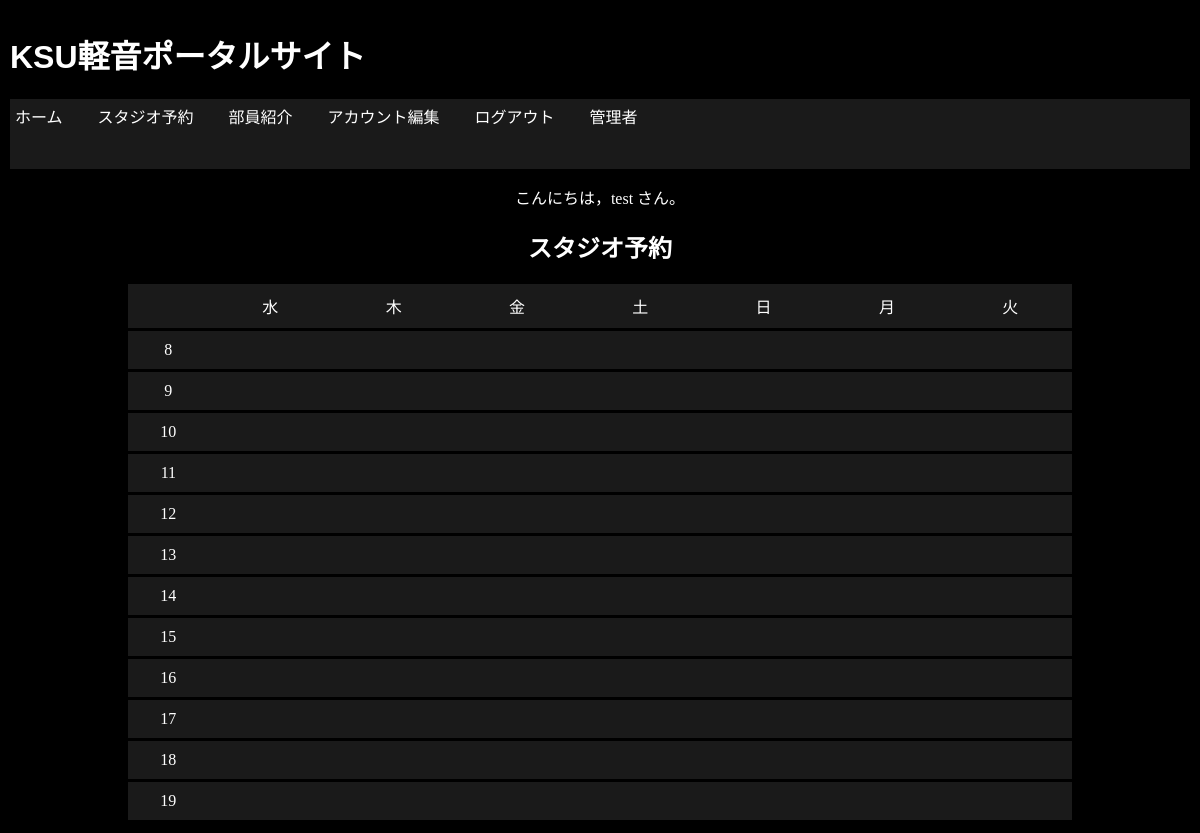
Before: /reserve/index.php (signed in) with the older database file.
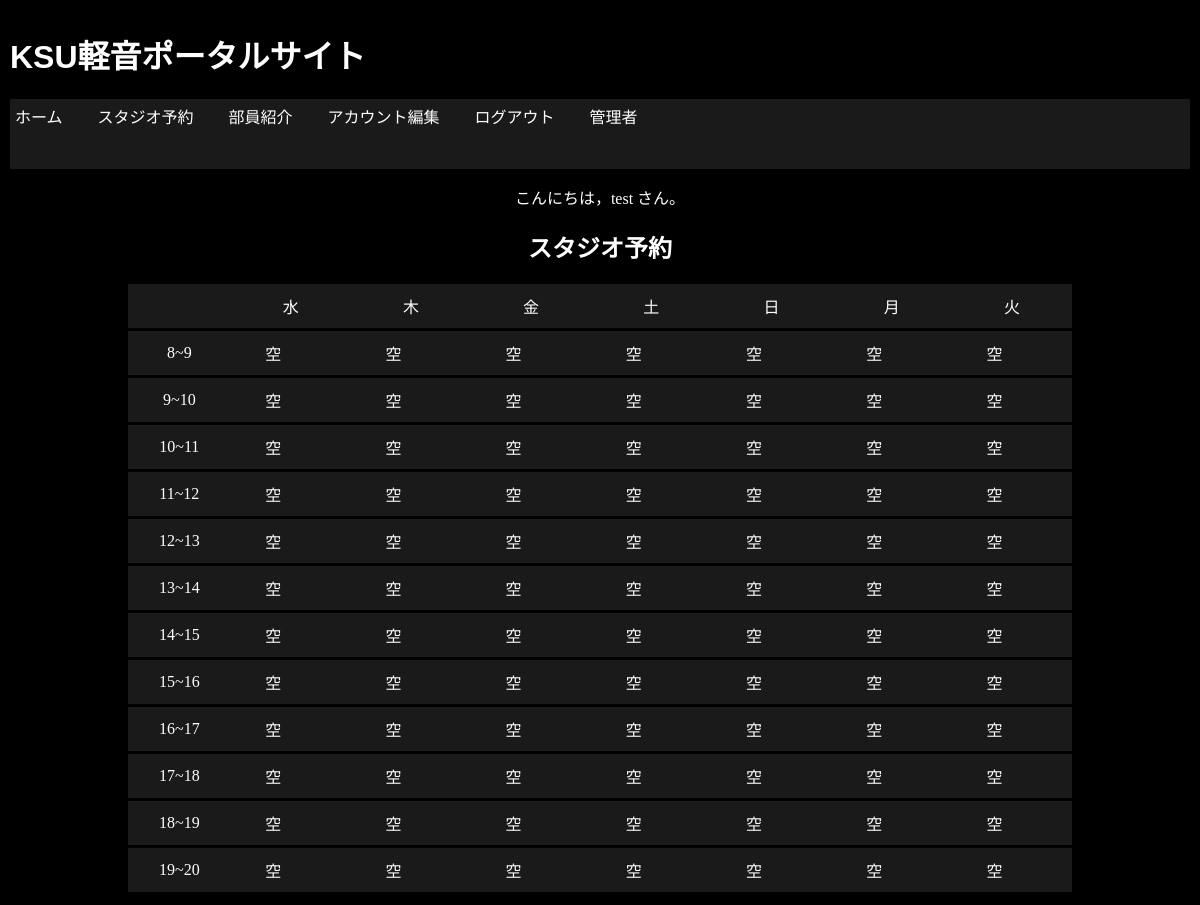
After: the same page with the newer database file.
### tables this page shows
CREATE TABLE reserves (
    time TEXT,
    wednesday TEXT DEFAULT '空',
    thursday TEXT DEFAULT '空',
    friday TEXT DEFAULT '空',
    saturday TEXT DEFAULT '空',
    sunday TEXT DEFAULT '空',
    monday TEXT DEFAULT '空',
    tuesday TEXT DEFAULT '空'
);

### frames/urlpointer.php (called while the page is built)
<?php
$urls = [
    "home" => "index-j.php",
    "reserve" => "reserve/index.php",
    "info" => "users/info.php",
    "login" => "users/login.php",
    "admin" => "admin/index.php",
    "edit" => "users/edit.php",
    "logout" => "users/logout.php"
];
?>

### frames/urlchanger.php (called while the page is built)
<?php
foreach ($urls as $key => $value){
    $urls[$key] = "../{$value}";
}
?>

### reserve/index.php (the view, shortened to what this page needs)
<?php
$db = new SQLite3('../keionportal.db');
$result = $db->query('SELECT * FROM reserves');
?>
<?php
require("../frames/urlpointer.php");
require("../frames/urlchanger.php");
require('../frames/header.php');
?>
<html>
<body>
    <h2>スタジオ予約</h2>
    <table>
        <tr>
            <td></td>
            <td>水</td>
            <td>木</td>
            <td>金</td>
            <td>土</td>
            <td>日</td>
            <td>月</td>
            <td>火</td>
        </tr>
        <?php
        while ($row = $result->fetchArray(SQLITE3_ASSOC)) {
            echo "<tr>";
            echo '<td>' . $row['time'] . "</td>";
            echo "<td>" . '<a href="./confirm.php?date=wednesday&time=' . $row['time'] . '">' . $row['wednesday'] . "</a></td>";
            echo "<td>" . '<a href="./confirm.php?date=thursday&time=' . $row['time'] . '">' . $row['thursday'] . "</a></td>";
            echo "<td>" . '<a href="./confirm.php?date=friday&time=' . $row['time'] . '">' . $row['friday'] . "</a></td>";
            echo "<td>" . '<a href="./confirm.php?date=saturday&time=' . $row['time'] . '">' . $row['saturday'] . "</a></td>";
            echo "<td>" . '<a href="./confirm.php?date=sunday&time=' . $row['time'] . '">' . $row['sunday'] . "</a></td>";
            echo "<td>" . '<a href="./confirm.php?date=monday&time=' . $row['time'] . '">' . $row['monday'] . "</a></td>";
            echo "<td>" . '<a href="./confirm.php?date=tuesday&time=' . $row['time'] . '">' . $row['tuesday'] . "</a></td>";
            echo "</tr>";
        }
        ?>
    </table>
</body>
</html>

### frames/header.php (shortened to what this page needs)
<!DOCTYPE html>
<html lang="ja">
<head>
    <link rel="stylesheet" href="..\style.css">
    <link rel="stylesheet" href=".\style.css">
    <link rel="stylesheet" href=".\frames\style.css">
</head>
<body>
    <div id="header">
        <h1 class="title"><a href="<?php echo $urls["home"]; ?>">KSU軽音ポータルサイト</a></h1>
    </div>
    <ul class="navi">
        <li><a href="<?php echo $urls["home"]; ?>">ホーム</a></li>
        <li><a href="<?php echo $urls["reserve"]; ?>">スタジオ予約</a></li>
        <li><a href="<?php echo $urls["info"]; ?>">部員紹介</a></li>
        <?php
        if (!$_SESSION){
            echo '<li><a href="';
            echo $urls['login'];
            echo '">ログイン</a></li>';
        }else{
            echo '<li><a href="';
            echo $urls['edit'];
            echo '">アカウント編集</a></li>';
            echo '<li><a href="';
            echo $urls['logout'];
            echo '">ログアウト</a></li>';
        }
        ?>
        <li><a href="<?php echo $urls["admin"]; ?>">管理者</a></li>
    </ul>
    <?php
    if ($_SESSION){
        $message = "こんにちは，{$_SESSION['name']} さん。";
    }
    ?>
    <?php
    echo '<p>'. $message .'</p>';
    ?>
</body>
</html>

### style.css (style rules this page uses)
body { background-color: #000000; margin: 0; color: white; font-family:'ＭＳ 明朝'; padding-bottom: 30px; padding: 10px; padding-right: 10px; text-align: center; }
h1 { font-weight: bold; font-family: 'DotGothic16', sans-serif; text-align: left; }
.navi { width: 100%; height: 70px; background-color: rgb(26, 26, 26); padding: 5px; box-sizing:border-box; font-family: sans-serif; }
ul { display: flex; }
li { list-style: none; }
a { display: block; text-decoration: none; color: white; margin-right: 35px; }
h2 { text-align: center; font-weight: bold; font-family: sans-serif; }
table { margin: auto; background-color: rgb(26, 26, 26); color:white; width: 80%; border-collapse: collapse; border:0; }
td { text-align: center; border:0; border-bottom:3px solid black; padding:10px; }

Changed rows visible on the page:
removed reserves: time "8"
removed reserves: time "9"
removed reserves: time "10"
removed reserves: time "11"
removed reserves: time "12"
removed reserves: time "13"
removed reserves: time "14"
removed reserves: time "15"
removed reserves: time "16"
removed reserves: time "17"
removed reserves: time "18"
removed reserves: time "19"
added reserves: time "8~9", wednesday "空", thursday "空", friday "空", saturday "空", sunday "空", monday "空", tuesday "空"
added reserves: time "9~10", wednesday "空", thursday "空", friday "空", saturday "空", sunday "空", monday "空", tuesday "空"
added reserves: time "10~11", wednesday "空", thursday "空", friday "空", saturday "空", sunday "空", monday "空", tuesday "空"
added reserves: time "11~12", wednesday "空", thursday "空", friday "空", saturday "空", sunday "空", monday "空", tuesday "空"
added reserves: time "12~13", wednesday "空", thursday "空", friday "空", saturday "空", sunday "空", monday "空", tuesday "空"
added reserves: time "13~14", wednesday "空", thursday "空", friday "空", saturday "空", sunday "空", monday "空", tuesday "空"
added reserves: time "14~15", wednesday "空", thursday "空", friday "空", saturday "空", sunday "空", monday "空", tuesday "空"
added reserves: time "15~16", wednesday "空", thursday "空", friday "空", saturday "空", sunday "空", monday "空", tuesday "空"
added reserves: time "16~17", wednesday "空", thursday "空", friday "空", saturday "空", sunday "空", monday "空", tuesday "空"
added reserves: time "17~18", wednesday "空", thursday "空", friday "空", saturday "空", sunday "空", monday "空", tuesday "空"
added reserves: time "18~19", wednesday "空", thursday "空", friday "空", saturday "空", sunday "空", monday "空", tuesday "空"
added reserves: time "19~20", wednesday "空", thursday "空", friday "空", saturday "空", sunday "空", monday "空", tuesday "空"
